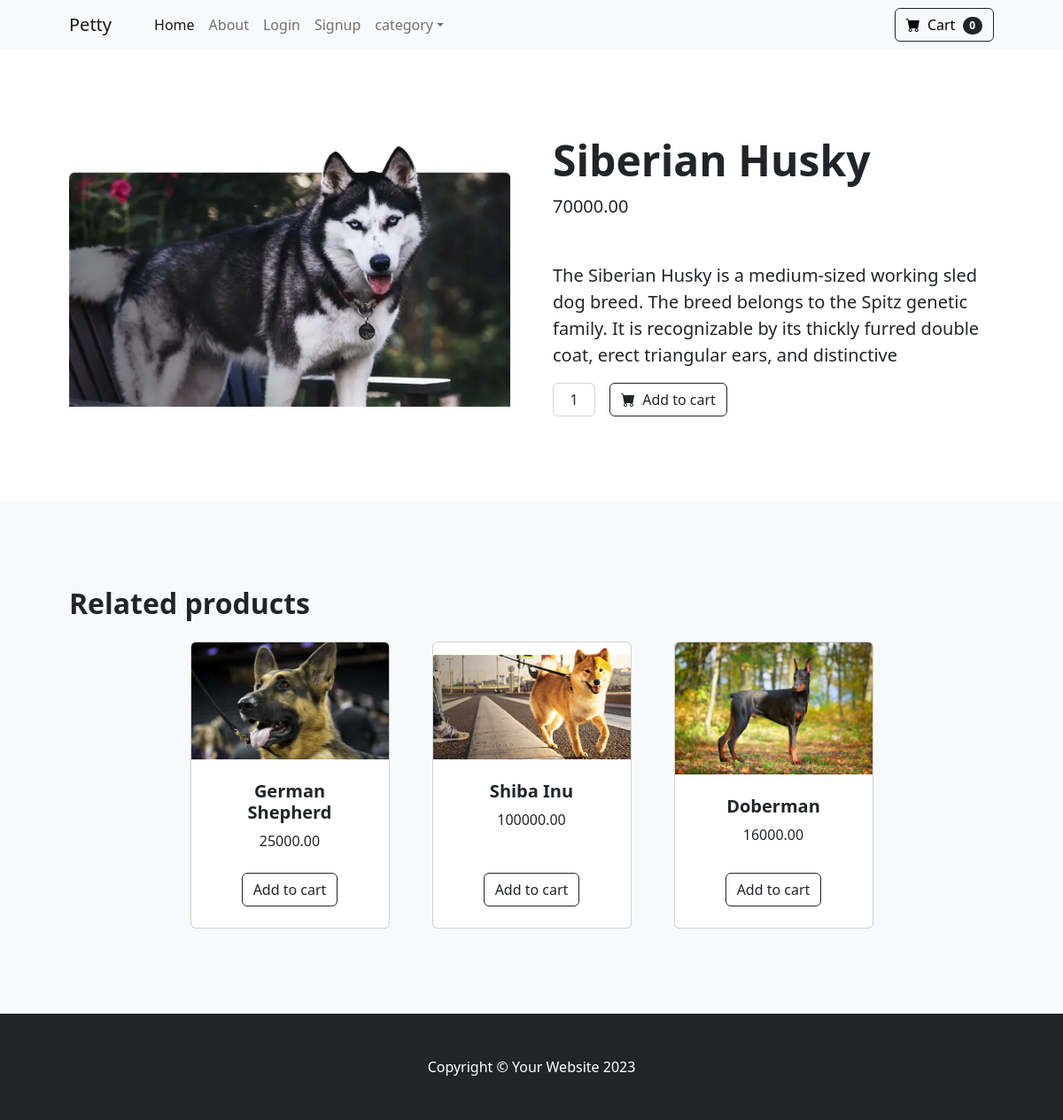
Page /product/1 on the committed database.
### store/models.py (models this page shows, shortened)
class Product(models.Model):
    name=models.CharField(max_length=50)
    price=models.DecimalField(default=0,max_digits=10,decimal_places=2)
    category=models.ForeignKey(Category,on_delete=models.CASCADE)
    description=models.CharField(max_length=200)
    image=models.ImageField(upload_to='uploads/product')
    is_sale=models.BooleanField(default=False)
    sale_price=models.DecimalField(default=0,max_digits=10,decimal_places=2)

### store/views.py (the view)
# urls.py: path('product/<int:id>',product,name='product'),
def product(request,id):
    categories = Category.objects.all()
    product=Product.objects.get(id = id)
    related_products= Product.objects.filter(category = product.category).exclude(id = id)[:4]
    return render(request, 'product.html',{'product':product, 'related_products': related_products, 'categories': categories})

### store/templates/product.html
{% extends 'base.html'%}
{% block content %}
{% include 'nav.html' %}
        <section class="py-5">
            <div class="container px-4 px-lg-5 my-5">
                <div class="row gx-4 gx-lg-5 align-items-center">
                    <div class="col-md-6">
                    <img class="card-img-top mb-5 mb-md-0" src="{{ product.image.url }}" alt="..." /></div>
                    <div class="col-md-6">
                        <h1 class="display-5 fw-bolder">{{ product.name }}</h1>
                        <div class="fs-5 mb-5">
                            <span>{{ product.price }}</span>
                        </div>
                        <p class="lead">{{ product.description }}</p>
                        <div class="d-flex">
                            <input class="form-control text-center me-3" id="inputQuantity" type="num" value="1" style="max-width: 3rem" />
                            <a href="{% url 'add_to_cart' product.id %}" %>
                            <button class="btn btn-outline-dark flex-shrink-0" type="button">
                                <i class="bi-cart-fill me-1"></i>
                                Add to cart
                            </button>
                            </a>
                        </div>
                    </div>
                </div>
            </div>
        </section>
        <section class="py-5 bg-light">
            <div class="container px-4 px-lg-5 mt-5">
                <h2 class="fw-bolder mb-4">Related products</h2>
                <div class="row gx-4 gx-lg-5 row-cols-2 row-cols-md-3 row-cols-xl-4 justify-content-center">
                    {% for product in related_products %}
                    <div class="col mb-5">
                        <div class="card h-100">
                            <img class="card-img-top" src="{{product.image.url}}" alt="..." />
                            <div class="card-body p-4">
                                <div class="text-center">
                                    <h5 class="fw-bolder">{{product.name}}</h5>
                                    {{product.price}}
                                </div>
                            </div>
                            <div class="card-footer p-4 pt-0 border-top-0 bg-transparent">
                                <div class="text-center"><a class="btn btn-outline-dark mt-auto" href="{% url 'product' product.id %}">Add to cart</a></div>
                            </div>
                        </div>
                    </div>
                    {% endfor %}
                </div>
            </div>
        </section>
        <footer class="py-5 bg-dark">
            <div class="container"><p class="m-0 text-center text-white">Copyright &copy; Your Website 2023</p></div>
        </footer>
{% endblock %}

### rows in the picture
Product: image (picture), name "Siberian Husky", price "70000.00", description "The Siberian Husky is a medium-sized working sled dog breed. The breed belongs to the Spitz genetic family. It is recognizable by its thickly furred double coat, erect triangular ears, and distinctive"
Product: image (picture), name "German Shepherd", price "25000.00"
Product: image (picture), name "Shiba Inu", price "100000.00"
Product: image (picture), name "Doberman", price "16000.00"

### other values in the picture
{{ cart_product | length }} "0"
